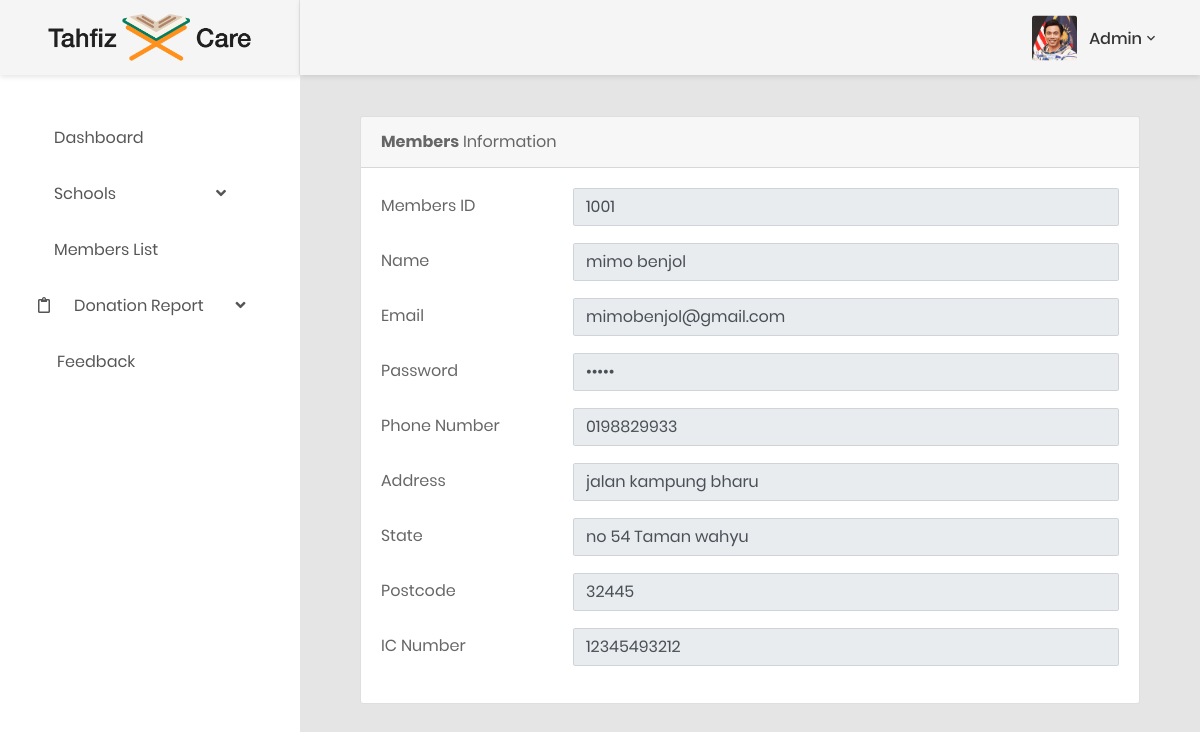
The page /admin/memberlistdetails.php?parents_ID=1001 (signed in) on the database its author committed.
### tables this page shows
CREATE TABLE `parents` (
  `parents_ID` int(5) NOT NULL,
  `firstname` varchar(100) DEFAULT NULL,
  `lastname` varchar(100) DEFAULT NULL,
  `job` varchar(100) DEFAULT NULL,
  `age` varchar(15) DEFAULT NULL,
  `phoneno` varchar(10) DEFAULT NULL,
  `email` varchar(500) DEFAULT NULL,
  `street_name` varchar(500) DEFAULT NULL,
  `state` varchar(500) DEFAULT NULL,
  `city` varchar(100) DEFAULT NULL,
  `postcode` varchar(10) DEFAULT NULL,
  `ic_number` varchar(20) DEFAULT NULL,
  `password` varchar(100) DEFAULT NULL
);

### admin/memberlistdetails.php (the view)
<?php
    include_once'../admin/header.php';
?>
<div class="main-content">
    <div class="section__content section__content--p30">
        <div class="container-fluid">
            <div class="col-12 grid-margin">
                <div class="card">
                    <form action="" method="post" class="form-sample">
                        <div class="card-header">
                            <strong>Members</strong> Information
                        </div>
                        <div class="card-body card-block">
                            <?php
                 $sch = $connection->query("SELECT * FROM parents WHERE parents_ID='".$_GET['parents_ID']."'");
                 while($row2 = $sch->fetch_array()){
                         ?>
                            <div class="row form-group">
                                <div class="col col-md-3">
                                    <label for="disabled-input" class="form-control-label" style="margin-top:5px;">Members ID</label>
                                </div>
                                <div class="col-12 col-md-9">
                                    <input type="text" id="disabled-input" name="disabled-input" value="<?php echo $row2['parents_ID'];?>" disabled="" class="form-control">
                                </div>
                            </div>
                            <div class="row form-group">
                                <div class="col col-md-3">
                                    <label for="text-input" class=" form-control-label" style="margin-top:5px;">Name</label>
                                </div>
                                <div class="col-12 col-md-9">
                                    <input type="text" id="text-input" name="school_name" value="<?php echo $row2['firstname'];?> <?php echo $row2['lastname'];?>" disabled="" class="form-control">
                                </div>
                            </div>
                            <div class="row form-group">
                                <div class="col col-md-3">
                                    <label for="text-input" class=" form-control-label" style="margin-top:5px;">Email</label>
                                </div>
                                <div class="col-12 col-md-9">
                                    <input type="text" id="text-input" name="email" value="<?php echo $row2['email'];?>" disabled="" class="form-control">
                                </div>
                            </div>
                            <div class="row form-group">
                                <div class="col col-md-3">
                                    <label for="text-input" class=" form-control-label" style="margin-top:5px;">Password</label>
                                </div>
                                <div class="col-12 col-md-9">
                                    <input type="password" id="text-input" name="password" value="<?php echo $row2['password'];?>" disabled="" class="form-control">
                                </div>
                            </div>
                            <div class="row form-group">
                                <div class="col col-md-3">
                                    <label for="text-input" class=" form-control-label" style="margin-top:5px;">Phone Number</label>
                                </div>
                                <div class="col-12 col-md-9">
                                    <input type="text" id="text-input" name="phonenum" value="<?php echo $row2['phoneno'];?>" disabled="" class="form-control">
                                </div>
                            </div>
                            <div class="row form-group">
                                <div class="col col-md-3">
                                    <label for="text-input" class=" form-control-label" style="margin-top:5px;">Address</label>
                                </div>
                                <div class="col-12 col-md-9">
                                    <input type="text" id="text-input" name="street_name" value="<?php echo $row2['street_name'];?>" disabled="" class="form-control">
                                </div>
                            </div>
                            <div class="row form-group">
                                <div class="col col-md-3">
                                    <label for="text-input" class=" form-control-label" style="margin-top:5px;">State</label>
                                </div>
                                <div class="col-12 col-md-9">
                                    <input type="text" id="text-input" name="state" value="<?php echo $row2['state'];?>" disabled="" class="form-control">
                                </div>
                            </div>
                            <div class="row form-group">
                                <div class="col col-md-3">
                                    <label for="text-input" class=" form-control-label" style="margin-top:5px;">Postcode</label>
                                </div>
                                <div class="col-12 col-md-9">
                                    <input type="text" id="text-input" name="postcode" value="<?php echo $row2['postcode'];?>" disabled="" class="form-control">
                                </div>
                            </div>
                            <div class="row form-group">
                                <div class="col col-md-3">
                                    <label for="text-input" class=" form-control-label" style="margin-top:5px;">IC Number</label>
                                </div>
                                <div class="col-12 col-md-9">
                                    <input type="text" id="text-input" name="ic_number" value="<?php echo $row2['ic_number'];?>" disabled="" class="form-control">
                                </div>
                            </div>
                            <?php }?>
                        </div>
                </div>
                <br />
            </div>
        </div>
    </div>
</div>
</div>
</div>
<?php
    include_once'../admin/footer.php';
?>

### admin/header.php (shortened to what this page needs)
<?php
	include('../connection.php');
?>
<html class="no-js" lang="de">
<head>
    <link href="css/font-face.css" rel="stylesheet" media="all">
    <link href="vendor/font-awesome-4.7/css/font-awesome.min.css" rel="stylesheet" media="all">
    <link href="vendor/font-awesome-5/css/fontawesome-all.min.css" rel="stylesheet" media="all">
    <link href="vendor/mdi-font/css/material-design-iconic-font.min.css" rel="stylesheet" media="all">
    <link href="vendor/bootstrap-4.1/bootstrap.min.css" rel="stylesheet" media="all">
    <link href="vendor/animsition/animsition.min.css" rel="stylesheet" media="all">
    <link href="vendor/bootstrap-progressbar/bootstrap-progressbar-3.3.4.min.css" rel="stylesheet" media="all">
    <link href="vendor/wow/animate.css" rel="stylesheet" media="all">
    <link href="vendor/css-hamburgers/hamburgers.min.css" rel="stylesheet" media="all">
    <link href="vendor/slick/slick.css" rel="stylesheet" media="all">
    <link href="vendor/select2/select2.min.css" rel="stylesheet" media="all">
    <link href="vendor/perfect-scrollbar/perfect-scrollbar.css" rel="stylesheet" media="all">
    <link href="css/font-awesome.min.css" rel="stylesheet">
		<link href="css/print.css" rel="stylesheet">
    <link href="css/theme.css" rel="stylesheet" media="all">
</head>
<body class="animsition">
    <div class="page-wrapper">
        <aside class="menu-sidebar d-none d-lg-block">
            <div class="logo">
                <a href="#">
                    <img src="../images/logos.png" />
                </a>
            </div>
            <div class="menu-sidebar__content js-scrollbar1">
                <nav class="navbar-sidebar">
                    <ul class="list-unstyled navbar__list">
                        <li>
                            <a href="index.php">
                                <i class="far fa-user-cog"></i>Dashboard</a>
                        </li>
                        <li class="has-sub">
                            <a class="js-arrow" href="#">
                                <i class="far fa-school"></i>Schools <i class="fas fa-angle-down" style="margin-left: 96px;"></i></a>
                        </li>
                        <li>
                            <a href="memberlist.php">
                                <i class="far fa-users"></i>Members List</a>
                        </li>
												<li class="has-sub">
                            <a class="js-arrow" href="#">
                                <i class="far fa-clipboard" style="padding-right:5px; padding-left:3px;"></i>Donation Report <i class="fas fa-angle-down" style="margin-left: 28px;"></i></a>
                        </li>
                        <li>
                            <a href="feedback.php">
                                <i class="far fa-comment-alt-smile" style="padding-right:2px; padding-left:1px;"></i>Feedback</a>
                        </li>
                    </ul>
                </nav>
            </div>
        </aside>
        <div class="page-container">
            <header class="header-desktop">
                <div class="section__content section__content--p30">
                    <div class="container-fluid">
                        <div class="header-wrap">
                            <div class="header-button">
                                <div class="account-wrap">
                                    <div class="account-item clearfix js-item-menu">
                                        <div class="image">
                                            <img src="images/icon/avatar-01.jpg" alt="Admin" />
                                        </div>
                                        <?php
																				           $admin = $connection->query("SELECT * FROM admin WHERE admin_ID='".$_SESSION['admin_ID']."'");
																				           while($row2 = $admin->fetch_array()){
																				                   ?>
                                        <div class="content">
                                            <a class="js-acc-btn" href="#">
                                                <?php echo $row2['username'];?></a>
                                            <?php } ?>
                                        </div>
                                    </div>
                                </div>
                            </div>
                        </div>
                    </div>
                </div>
            </header>

### rows shown on the page
parents: disabled-input "1001", school_name "mimo benjol", email "mimobenjol@gmail.com", phonenum "0198829933", street_name "jalan kampung bharu", state "no 54 Taman wahyu", postcode "32445", ic_number "12345493212"

### other values the page prints
$row2['username'] "Admin"
